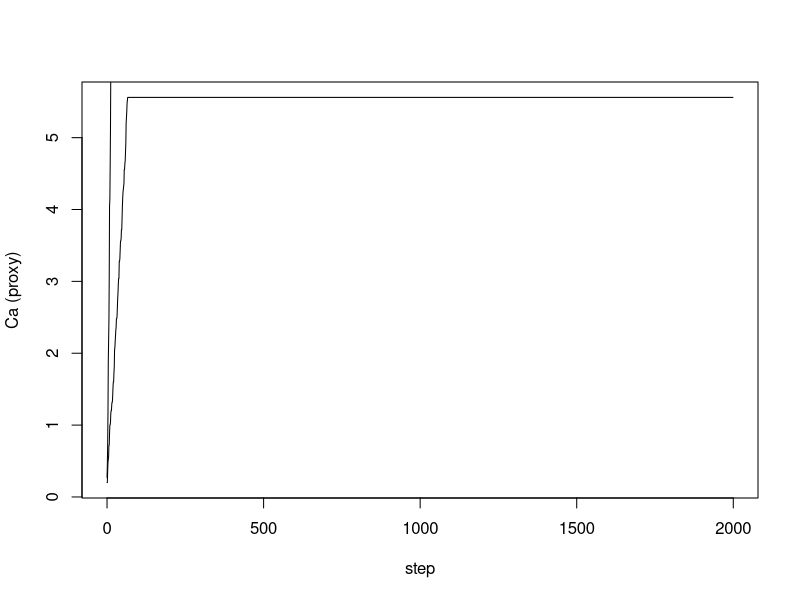
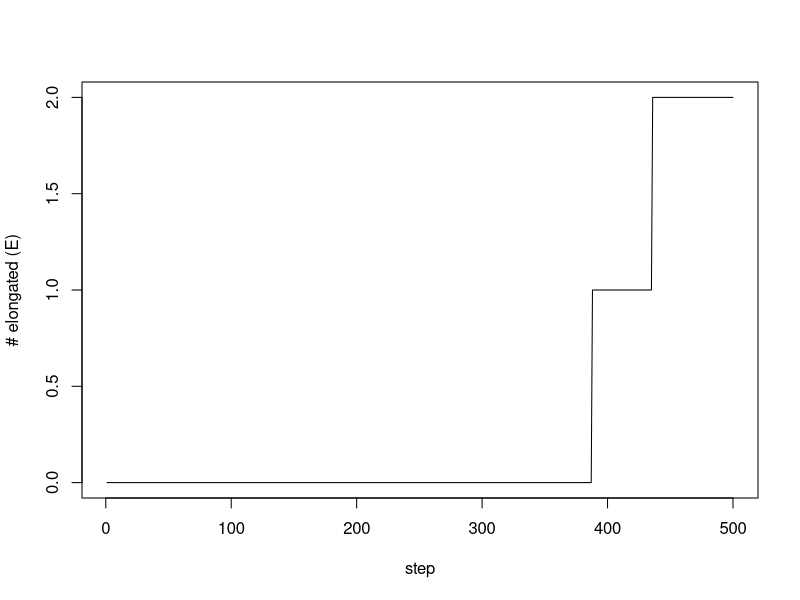
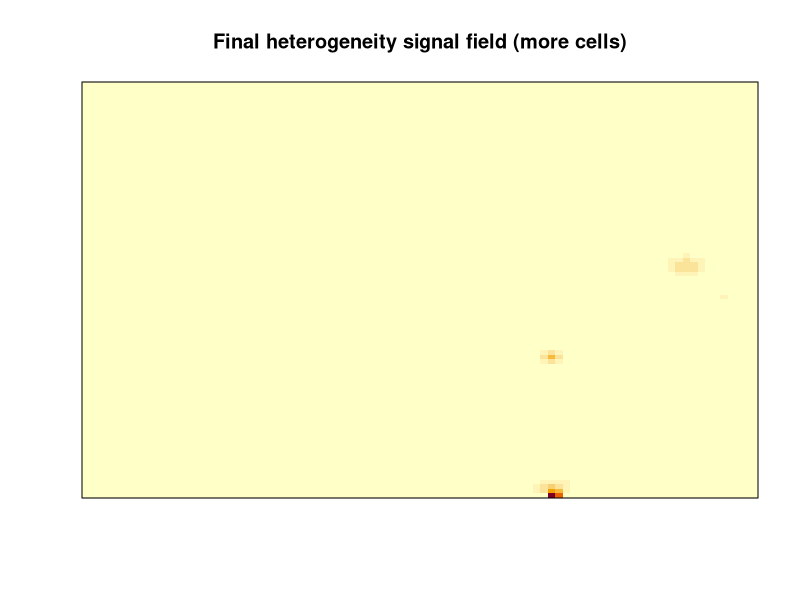
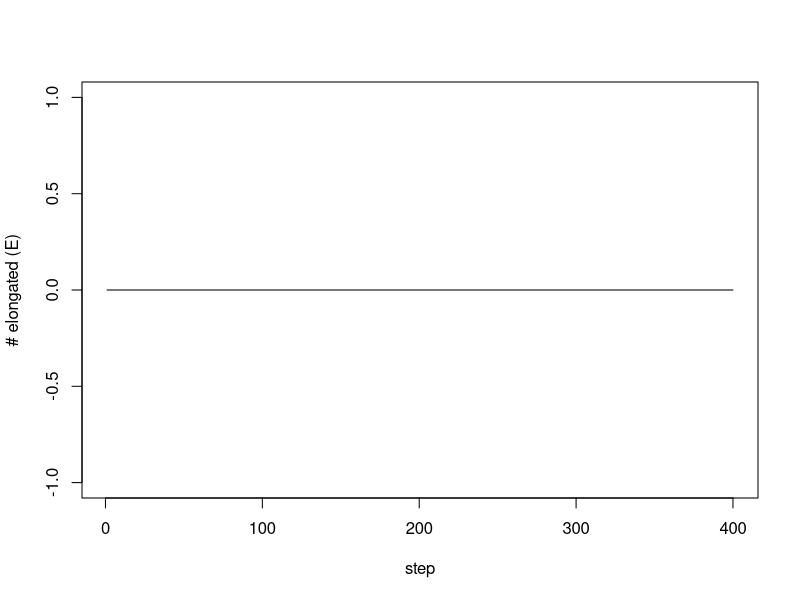
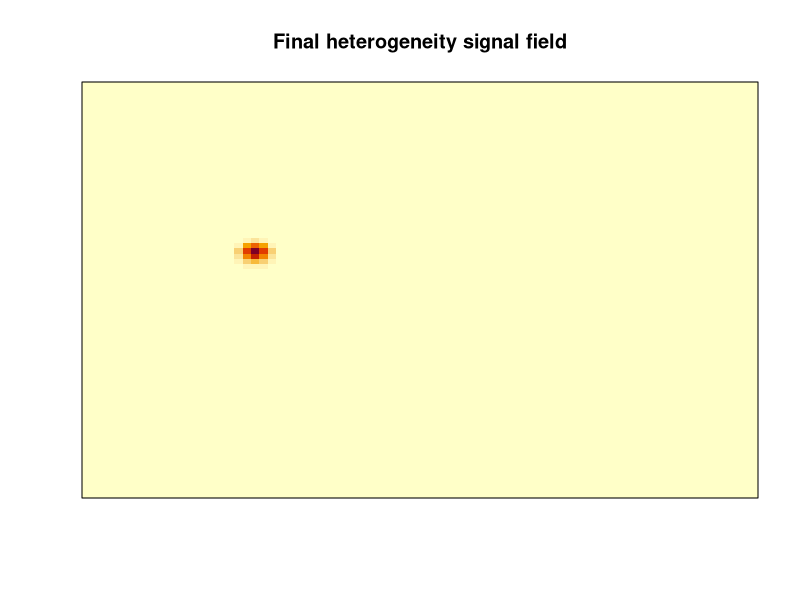
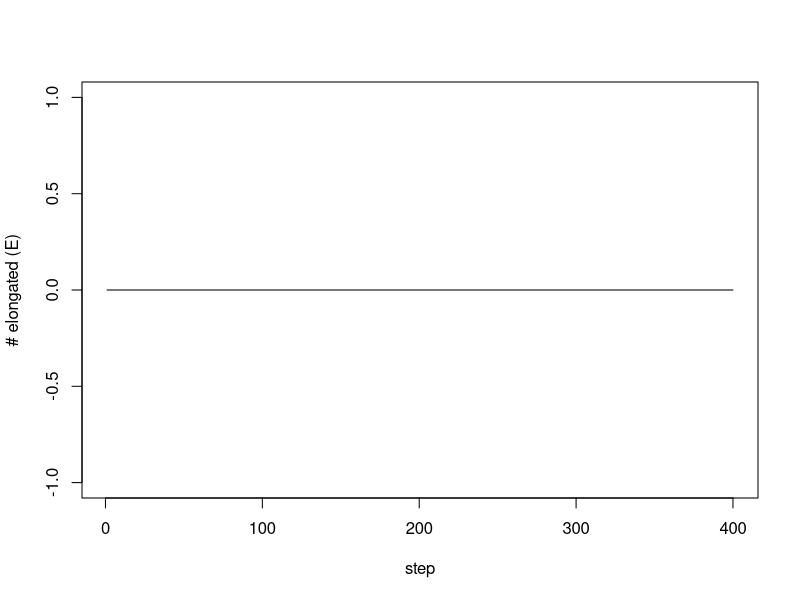
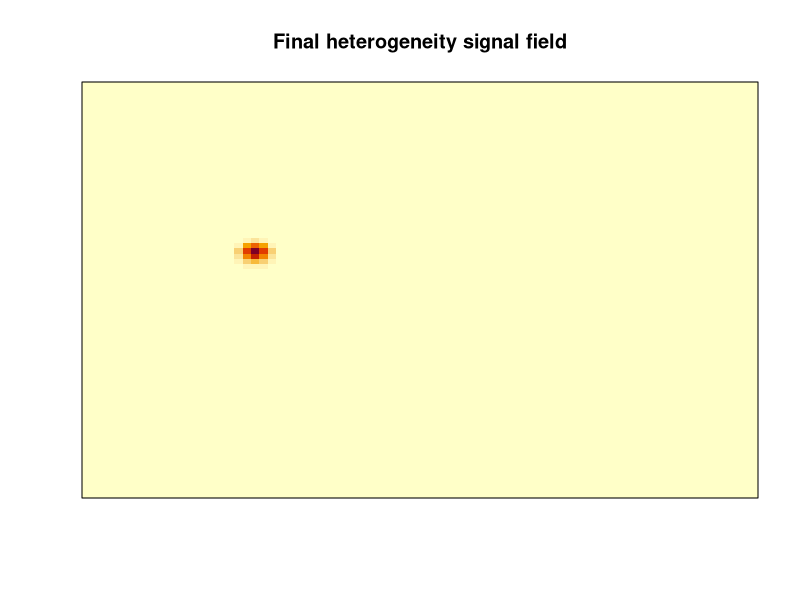
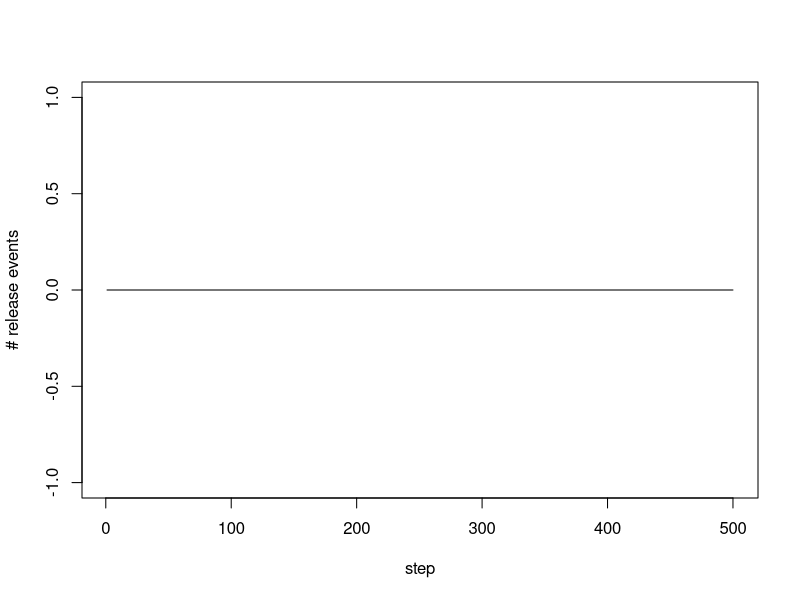

Reproduce these figures in R, in order.
set.seed(1)

### 1) Parametreler (kolay ayarlanır)
grid_size <- 100
num_steps <- 2000
n_lys <- 300

# Bölgeler
nucleus_region <- c(40, 60, 40, 60)      # x1,x2,y1,y2
boundary_size <- 12                      # perifer tanımı (plazma membrana yakın)

# Koşullar: ND, ND+Baf gibi "durumlar" için parametre seti
params <- list(
  ND = list(
    p_alk_base = 0.15,     # alkalin lizozom olma baz olasılığı
    ca_gain = 0.04,        # exocytosis olunca Ca artışı
    p_exo_base = 0.002,    # baz exocytosis
    fao = 0.45             # hayatta kalma/enerji (0-1)
  ),
  ND_Baf = list(
    p_alk_base = 0.55,
    ca_gain = 0.09,
    p_exo_base = 0.010,
    fao = 0.60
  )
)

# Fenotip eşikleri
exo_threshold_for_elong <- 25   # total exocytosis eşiği
ca_threshold_for_elong  <- 1.5  # Ca birikim eşiği
death_prob_base <- 0.0005       # baz ölüm olasılığı (zaman adımı başına)

### 2) Bölge kontrol fonksiyonları
is_in_rect <- function(x, y, r) r[1] <= x && x < r[2] && r[3] <= y && y < r[4]

is_peripheral <- function(x, y, grid_size, boundary_size) {
  (x < boundary_size) || (x >= grid_size - boundary_size) ||
    (y < boundary_size) || (y >= grid_size - boundary_size)
}

### 3) Lizozomları başlat
# positions: 0-based (x,y)
pos <- cbind(
  sample.int(grid_size, n_lys, replace = TRUE) - 1,
  sample.int(grid_size, n_lys, replace = TRUE) - 1
)
colnames(pos) <- c("x","y")

# Lizozom tipi: 1=alkalin, 0=asidik (başlangıç)
alk <- rbinom(n_lys, 1, prob = 0.2)

### 4) Basit diffusion (nükleus bölgesinde kalma eğilimi gibi ekstra kurallar eklenebilir)
move_lysosomes <- function(pos, grid_size) {
  for (i in seq_len(nrow(pos))) {
    dir <- sample(c("up","down","left","right"), 1)
    x <- pos[i,1]; y <- pos[i,2]
    if (dir == "up" && x > 0) x <- x - 1
    if (dir == "down" && x < grid_size-1) x <- x + 1
    if (dir == "left" && y > 0) y <- y - 1
    if (dir == "right" && y < grid_size-1) y <- y + 1
    pos[i,] <- c(x,y)
  }
  pos
}

### 5) Tek koşul simülatörü (ND veya ND_Baf)
simulate_condition <- function(cond_name, params, pos0, alk0) {
  p <- params[[cond_name]]
  
  pos <- pos0
  alk <- alk0
  
  # hücre-düzeyi değişkenler
  Ca <- 0
  total_exo <- 0
  phenotype <- "rounded"   # rounded / elongated / dead
  
  # kayıt
  traj <- data.frame(step=integer(), Ca=double(), exo=integer(),
                     phen=character(), frac_periph_lys=double(),
                     frac_alk=double(), stringsAsFactors = FALSE)
  
  for (step in 0:(num_steps-1)) {
    
    if (phenotype == "dead") {
      traj <- rbind(traj, data.frame(step=step, Ca=Ca, exo=total_exo,
                                     phen=phenotype, frac_periph_lys=NA,
                                     frac_alk=mean(alk), stringsAsFactors=FALSE))
      next
    }
    
    # hareket
    pos <- move_lysosomes(pos, grid_size)
    
    # Koşula göre alkalinleşme (çok basit: her adımda küçük bir "flip" ihtimali)
    # ND+Baf: alk olma olasılığı daha yüksek
    flip_to_alk <- runif(n_lys) < (p$p_alk_base * 0.002)
    alk[flip_to_alk] <- 1
    
    # periferik lizozomlar
    periph <- mapply(is_peripheral, pos[,1], pos[,2],
                     MoreArgs=list(grid_size=grid_size, boundary_size=boundary_size))
    
    # exocytosis olasılığı: perifer + alkalin + baz
    # (istersen nucleus uzaklığı / LAMP1 protrusion vs eklenir)
    p_exo <- p$p_exo_base +
      0.03 * (periph & alk==1) +   # ana mekanizma
      0.005 * (periph & alk==0)
    
    # exocytosis olayları
    exo_events <- rbinom(n_lys, 1, prob = pmin(p_exo, 0.9))
    exo_count <- sum(exo_events)
    
    total_exo <- total_exo + exo_count
    Ca <- Ca + exo_count * p$ca_gain
    
    # FAO düşükse ölüm olasılığı artar (çok basit)
    p_death <- death_prob_base + (1 - p$fao) * 0.002
    if (runif(1) < p_death) phenotype <- "dead"
    
    # Elongation kararı (eşik tabanlı)
    if (phenotype != "dead") {
      if (total_exo >= exo_threshold_for_elong && Ca >= ca_threshold_for_elong) {
        phenotype <- "elongated"
      }
    }
    
    traj <- rbind(traj, data.frame(
      step = step,
      Ca = Ca,
      exo = total_exo,
      phen = phenotype,
      frac_periph_lys = mean(periph),
      frac_alk = mean(alk),
      stringsAsFactors = FALSE
    ))
    
    # elongated olduktan sonra istersen kır:
    # if (phenotype == "elongated") break
  }
  
  list(traj=traj, final=list(Ca=Ca, exo=total_exo, phen=phenotype))
}

### 6) Koşulları çalıştır
res_ND     <- simulate_condition("ND", params, pos, alk)
res_ND_Baf <- simulate_condition("ND_Baf", params, pos, alk)

### 7) Hızlı özet + basit plot
cat("ND final phenotype:", res_ND$final$phen, "| exo:", res_ND$final$exo, "| Ca:", round(res_ND$final$Ca,2), "\n")
cat("ND+Baf final phenotype:", res_ND_Baf$final$phen, "| exo:", res_ND_Baf$final$exo, "| Ca:", round(res_ND_Baf$final$Ca,2), "\n")

# Ca traj plot
plot(res_ND$traj$step, res_ND$traj$Ca, type="l", xlab="step", ylab="Ca (proxy)")
lines(res_ND_Baf$traj$step, res_ND_Baf$traj$Ca)

# phenotype zaman içinde (basit)
table(res_ND$traj$phen)
table(res_ND_Baf$traj$phen)
###coklu hucreyle
## Same model, more cells + a few tweaks to get multiple hotspots
set.seed(2)

## 1) Parameters
G <- 90                 # tissue grid size
N <- 220                # <-- more cells
Tmax <- 500

p_move_E <- 0.55
p_move_R <- 0.10

boundary_size <- 12

p_alk_base <- 0.01
boost_edge <- 0.06
boost_contact <- 0.10     # slightly higher -> more emission

p_emit_if_edge_alk_contact <- 0.45  # slightly higher -> more hotspots
signal_decay <- 0.93
signal_diffuse <- 0.18

E_threshold <- 1.0        # slightly lower -> easier R->E
D_prob_base <- 0.001

## 2) Helpers
clip <- function(x, lo=0, hi=G-1) pmax(lo, pmin(hi, x))
nbr4 <- function(x,y) rbind(c(x-1,y), c(x+1,y), c(x,y-1), c(x,y+1))

is_peripheral <- function(x, y, G, b) {
  (x < b) || (x >= G - b) || (y < b) || (y >= G - b)
}

## 3) Init agents
agents <- data.frame(
  id = 1:N,
  x = sample(0:(G-1), N, TRUE),
  y = sample(0:(G-1), N, TRUE),
  state = rep("R", N),
  stringsAsFactors = FALSE
)

H <- matrix(0, nrow=G, ncol=G)

## 4) Contact check
has_contact <- function(ax, ay, others){
  nb <- nbr4(ax, ay)
  for(k in 1:nrow(nb)){
    if(any(others$x == nb[k,1] & others$y == nb[k,2])) return(TRUE)
  }
  FALSE
}

## 5) Edge-alk draw (summary proxy)
draw_edge_alk <- function(in_contact){
  p <- p_alk_base + boost_edge + if(in_contact) boost_contact else 0
  runif(1) < pmin(p, 0.95)
}

## 6) Signal update
update_signal_field <- function(H){
  H <- H * signal_decay
  Hnew <- H
  for(i in 2:(G-1)){
    for(j in 2:(G-1)){
      lap <- (H[i-1,j] + H[i+1,j] + H[i,j-1] + H[i,j+1] - 4*H[i,j])
      Hnew[i,j] <- H[i,j] + signal_diffuse * lap
    }
  }
  Hnew
}

## 7) Movement
move_agent <- function(x,y,state,H){
  if(state=="D") return(c(x,y))
  p_move <- if(state=="E") p_move_E else p_move_R
  if(runif(1) > p_move) return(c(x,y))
  
  nb <- nbr4(x,y)
  nb[,1] <- clip(nb[,1]); nb[,2] <- clip(nb[,2])
  
  if(state=="E"){
    vals <- mapply(function(xx,yy) H[xx+1,yy+1], nb[,1], nb[,2])
    nb[which.max(vals), ]
  } else {
    nb[sample(1:4,1), ]
  }
}

## 8) Run
log_df <- data.frame(step=integer(), nR=integer(), nE=integer(), nD=integer())

for(t in 1:Tmax){
  
  alive <- agents[agents$state!="D", ]
  
  ## emissions
  for(i in 1:nrow(alive)){
    id <- alive$id[i]
    ax <- alive$x[i]; ay <- alive$y[i]
    others <- alive[alive$id!=id, ]
    
    in_contact <- has_contact(ax, ay, others)
    edge_alk <- draw_edge_alk(in_contact)
    
    # also allow peripheral bias at tissue boundary (optional)
    periph_tissue <- is_peripheral(ax, ay, G, boundary_size)
    
    if(edge_alk && in_contact && runif(1) < p_emit_if_edge_alk_contact){
      H[ax+1, ay+1] <- H[ax+1, ay+1] + 0.55
      if(periph_tissue) H[ax+1, ay+1] <- H[ax+1, ay+1] + 0.15
    }
  }
  
  H <- update_signal_field(H)
  
  ## transitions
  for(i in 1:N){
    if(agents$state[i]=="D") next
    ax <- agents$x[i]; ay <- agents$y[i]
    localH <- H[ax+1, ay+1]
    
    if(runif(1) < D_prob_base){
      agents$state[i] <- "D"; next
    }
    if(agents$state[i]=="R" && localH >= E_threshold) agents$state[i] <- "E"
  }
  
  ## movement with collision avoidance
  for(i in 1:N){
    if(agents$state[i]=="D") next
    newxy <- move_agent(agents$x[i], agents$y[i], agents$state[i], H)
    
    occ <- agents$state!="D"
    if(!any(agents$x[occ]==newxy[1] & agents$y[occ]==newxy[2])){
      agents$x[i] <- newxy[1]; agents$y[i] <- newxy[2]
    }
  }
  
  log_df <- rbind(log_df, data.frame(
    step=t,
    nR=sum(agents$state=="R"),
    nE=sum(agents$state=="E"),
    nD=sum(agents$state=="D")
  ))
}

## 9) Plots
plot(log_df$step, log_df$nE, type="l", xlab="step", ylab="# elongated (E)")

image(t(H[nrow(H):1, ]), axes=FALSE, main="Final heterogeneity signal field (more cells)")
box()


#1 hucre
## 0) MINIMAL grid-based ABM (single-cell + population) — sequential script
set.seed(1)

## 1) Parameters
G <- 80                 # tissue grid size (GxG)
N <- 60                 # number of cells (agents)
Tmax <- 400             # steps

p_move_E <- 0.55        # move prob if elongated
p_move_R <- 0.10        # move prob if rounded

# "edge" inside a cell (how many tiles from cell center count as "edge")
cell_radius <- 3
edge_band <- 1

# alkalinization baseline + boosts
p_alk_base <- 0.01
boost_edge <- 0.06
boost_contact <- 0.08

# heterogeneity signal creation
p_emit_if_edge_alk_contact <- 0.35
signal_decay <- 0.92
signal_diffuse <- 0.15

# phenotype transitions
E_threshold <- 1.2      # if local signal exceeds -> R->E
D_prob_base <- 0.001

## 2) Helpers: bounds + neighborhood
clip <- function(x, lo=0, hi=G-1) pmax(lo, pmin(hi, x))

nbr4 <- function(x,y){
  rbind(c(x-1,y), c(x+1,y), c(x,y-1), c(x,y+1))
}

## 3) Initialize population (agent positions, states)
agents <- data.frame(
  id = 1:N,
  x = sample(0:(G-1), N, TRUE),
  y = sample(0:(G-1), N, TRUE),
  state = rep("R", N),          # R, E, D
  stringsAsFactors = FALSE
)

# tissue-level signal field H(x,y)
H <- matrix(0, nrow=G, ncol=G)

## 4) Contact map (cell-cell contact if any other cell in 4-neighborhood)
has_contact <- function(ax, ay, agents_alive){
  nb <- nbr4(ax, ay)
  for(k in 1:nrow(nb)){
    if(any(agents_alive$x == nb[k,1] & agents_alive$y == nb[k,2])) return(TRUE)
  }
  FALSE
}

## 5) Single-cell internal "mini-grid" (lysosome edge alkalinization proxy)
# We don't simulate each lysosome; we simulate a probability summary:
# edge_alk = TRUE/FALSE each time step per cell, driven by edge bias + contact bias.
draw_edge_alk <- function(in_contact){
  p <- p_alk_base + boost_edge + if(in_contact) boost_contact else 0
  runif(1) < pmin(p, 0.95)
}

## 6) Signal diffusion + decay on tissue grid
update_signal_field <- function(H){
  H <- H * signal_decay
  # simple 4-neighbor diffusion
  Hnew <- H
  for(i in 2:(G-1)){
    for(j in 2:(G-1)){
      lap <- (H[i-1,j] + H[i+1,j] + H[i,j-1] + H[i,j+1] - 4*H[i,j])
      Hnew[i,j] <- H[i,j] + signal_diffuse * lap
    }
  }
  Hnew
}

## 7) Movement rule (directional bias for E, random for R)
move_agent <- function(x,y, state, H){
  if(state == "D") return(c(x,y))
  p_move <- if(state == "E") p_move_E else p_move_R
  if(runif(1) > p_move) return(c(x,y))
  
  nb <- nbr4(x,y)
  nb[,1] <- clip(nb[,1]); nb[,2] <- clip(nb[,2])
  
  # choose move:
  if(state == "E"){
    # move up gradient of signal (chemotaxis-like)
    vals <- mapply(function(xx,yy) H[xx+1, yy+1], nb[,1], nb[,2])
    nb[which.max(vals), ]
  } else {
    # random walk
    nb[sample(1:4,1), ]
  }
}

## 8) Simulation loop
log_df <- data.frame(step=integer(), nR=integer(), nE=integer(), nD=integer())

for(t in 1:Tmax){
  
  # a) alive agents snapshot
  alive <- agents[agents$state != "D", ]
  
  # b) per-agent contact + alkalinization + signal emission
  for(i in 1:nrow(alive)){
    id <- alive$id[i]
    ax <- alive$x[i]; ay <- alive$y[i]
    
    in_contact <- has_contact(ax, ay, alive[alive$id != id, ])
    edge_alk <- draw_edge_alk(in_contact)
    
    # emit heterogeneity signal if edge alkalinization + contact
    if(edge_alk && in_contact && runif(1) < p_emit_if_edge_alk_contact){
      H[ax+1, ay+1] <- H[ax+1, ay+1] + 0.6
    }
  }
  
  # c) update signal field (decay + diffuse)
  H <- update_signal_field(H)
  
  # d) phenotype transitions + death
  for(i in 1:N){
    if(agents$state[i] == "D") next
    
    ax <- agents$x[i]; ay <- agents$y[i]
    localH <- H[ax+1, ay+1]
    
    # death (can be made condition-dependent)
    if(runif(1) < D_prob_base){
      agents$state[i] <- "D"
      next
    }
    
    # R -> E if signal threshold reached
    if(agents$state[i] == "R" && localH >= E_threshold){
      agents$state[i] <- "E"
    }
  }
  
  # e) movement (avoid collisions: simple sequential update)
  for(i in 1:N){
    if(agents$state[i] == "D") next
    newxy <- move_agent(agents$x[i], agents$y[i], agents$state[i], H)
    
    # collision check: keep if target empty (by alive cells)
    occ <- agents$state != "D"
    if(!any(agents$x[occ] == newxy[1] & agents$y[occ] == newxy[2])){
      agents$x[i] <- newxy[1]
      agents$y[i] <- newxy[2]
    }
  }
  
  # f) log
  log_df <- rbind(log_df, data.frame(
    step=t,
    nR=sum(agents$state=="R"),
    nE=sum(agents$state=="E"),
    nD=sum(agents$state=="D")
  ))
}

## 9) Minimal outputs
print(tail(log_df, 5))

plot(log_df$step, log_df$nE, type="l", xlab="step", ylab="# elongated (E)")

# Optional: visualize final signal field
image(t(H[nrow(H):1, ]), axes=FALSE, main="Final heterogeneity signal field")
box()


#####1 cell
## 0) MINIMAL grid-based ABM (single-cell + population) — sequential script
set.seed(1)

## 1) Parameters
G <- 80                 # tissue grid size (GxG)
N <- 60                 # number of cells (agents)
Tmax <- 400             # steps

p_move_E <- 0.55        # move prob if elongated
p_move_R <- 0.10        # move prob if rounded

# "edge" inside a cell (how many tiles from cell center count as "edge")
cell_radius <- 3
edge_band <- 1

# alkalinization baseline + boosts
p_alk_base <- 0.01
boost_edge <- 0.06
boost_contact <- 0.08

# heterogeneity signal creation
p_emit_if_edge_alk_contact <- 0.35
signal_decay <- 0.92
signal_diffuse <- 0.15

# phenotype transitions
E_threshold <- 1.2      # if local signal exceeds -> R->E
D_prob_base <- 0.001

## 2) Helpers: bounds + neighborhood
clip <- function(x, lo=0, hi=G-1) pmax(lo, pmin(hi, x))

nbr4 <- function(x,y){
  rbind(c(x-1,y), c(x+1,y), c(x,y-1), c(x,y+1))
}

## 3) Initialize population (agent positions, states)
agents <- data.frame(
  id = 1:N,
  x = sample(0:(G-1), N, TRUE),
  y = sample(0:(G-1), N, TRUE),
  state = rep("R", N),          # R, E, D
  stringsAsFactors = FALSE
)

# tissue-level signal field H(x,y)
H <- matrix(0, nrow=G, ncol=G)

## 4) Contact map (cell-cell contact if any other cell in 4-neighborhood)
has_contact <- function(ax, ay, agents_alive){
  nb <- nbr4(ax, ay)
  for(k in 1:nrow(nb)){
    if(any(agents_alive$x == nb[k,1] & agents_alive$y == nb[k,2])) return(TRUE)
  }
  FALSE
}

## 5) Single-cell internal "mini-grid" (lysosome edge alkalinization proxy)
# We don't simulate each lysosome; we simulate a probability summary:
# edge_alk = TRUE/FALSE each time step per cell, driven by edge bias + contact bias.
draw_edge_alk <- function(in_contact){
  p <- p_alk_base + boost_edge + if(in_contact) boost_contact else 0
  runif(1) < pmin(p, 0.95)
}

## 6) Signal diffusion + decay on tissue grid
update_signal_field <- function(H){
  H <- H * signal_decay
  # simple 4-neighbor diffusion
  Hnew <- H
  for(i in 2:(G-1)){
    for(j in 2:(G-1)){
      lap <- (H[i-1,j] + H[i+1,j] + H[i,j-1] + H[i,j+1] - 4*H[i,j])
      Hnew[i,j] <- H[i,j] + signal_diffuse * lap
    }
  }
  Hnew
}

## 7) Movement rule (directional bias for E, random for R)
move_agent <- function(x,y, state, H){
  if(state == "D") return(c(x,y))
  p_move <- if(state == "E") p_move_E else p_move_R
  if(runif(1) > p_move) return(c(x,y))
  
  nb <- nbr4(x,y)
  nb[,1] <- clip(nb[,1]); nb[,2] <- clip(nb[,2])
  
  # choose move:
  if(state == "E"){
    # move up gradient of signal (chemotaxis-like)
    vals <- mapply(function(xx,yy) H[xx+1, yy+1], nb[,1], nb[,2])
    nb[which.max(vals), ]
  } else {
    # random walk
    nb[sample(1:4,1), ]
  }
}

## 8) Simulation loop
log_df <- data.frame(step=integer(), nR=integer(), nE=integer(), nD=integer())

for(t in 1:Tmax){
  
  # a) alive agents snapshot
  alive <- agents[agents$state != "D", ]
  
  # b) per-agent contact + alkalinization + signal emission
  for(i in 1:nrow(alive)){
    id <- alive$id[i]
    ax <- alive$x[i]; ay <- alive$y[i]
    
    in_contact <- has_contact(ax, ay, alive[alive$id != id, ])
    edge_alk <- draw_edge_alk(in_contact)
    
    # emit heterogeneity signal if edge alkalinization + contact
    if(edge_alk && in_contact && runif(1) < p_emit_if_edge_alk_contact){
      H[ax+1, ay+1] <- H[ax+1, ay+1] + 0.6
    }
  }
  
  # c) update signal field (decay + diffuse)
  H <- update_signal_field(H)
  
  # d) phenotype transitions + death
  for(i in 1:N){
    if(agents$state[i] == "D") next
    
    ax <- agents$x[i]; ay <- agents$y[i]
    localH <- H[ax+1, ay+1]
    
    # death (can be made condition-dependent)
    if(runif(1) < D_prob_base){
      agents$state[i] <- "D"
      next
    }
    
    # R -> E if signal threshold reached
    if(agents$state[i] == "R" && localH >= E_threshold){
      agents$state[i] <- "E"
    }
  }
  
  # e) movement (avoid collisions: simple sequential update)
  for(i in 1:N){
    if(agents$state[i] == "D") next
    newxy <- move_agent(agents$x[i], agents$y[i], agents$state[i], H)
    
    # collision check: keep if target empty (by alive cells)
    occ <- agents$state != "D"
    if(!any(agents$x[occ] == newxy[1] & agents$y[occ] == newxy[2])){
      agents$x[i] <- newxy[1]
      agents$y[i] <- newxy[2]
    }
  }
  
  # f) log
  log_df <- rbind(log_df, data.frame(
    step=t,
    nR=sum(agents$state=="R"),
    nE=sum(agents$state=="E"),
    nD=sum(agents$state=="D")
  ))
}

## 9) Minimal outputs
print(tail(log_df, 5))

plot(log_df$step, log_df$nE, type="l", xlab="step", ylab="# elongated (E)")

# Optional: visualize final signal field
image(t(H[nrow(H):1, ]), axes=FALSE, main="Final heterogeneity signal field")
box()

### baska
## Grid-based ABM — full script
## Goal: each cell checks its 8-neighborhood; if ~4 neighbors are occupied (contact)
## and ~4 are empty (free space), it emits a "release/heterogeneity" signal preferentially
## toward the empty side.

set.seed(3)

### 1) Parameters
G <- 90          # grid size (GxG)
N <- 160         # number of cells
Tmax <- 500      # simulation steps

# movement
p_move_R <- 0.10
p_move_E <- 0.55

# signal field dynamics
signal_decay   <- 0.96
signal_diffuse <- 0.10

# release (heterogeneity) signal
release_amount <- 0.8
p_release_base <- 0.05     # baseline when condition is met
p_release_slope <- 0.07    # increases with empty-neighbor count beyond 4

# phenotype transitions
E_threshold <- 1.2
D_prob_base <- 0.001

### 2) Helpers
clip <- function(x, lo=0, hi=G-1) pmax(lo, pmin(hi, x))

nbr8 <- function(x,y){
  rbind(
    c(x-1,y), c(x+1,y), c(x,y-1), c(x,y+1),
    c(x-1,y-1), c(x-1,y+1), c(x+1,y-1), c(x+1,y+1)
  )
}

### 3) Initialize agents
agents <- data.frame(
  id = 1:N,
  x = sample(0:(G-1), N, TRUE),
  y = sample(0:(G-1), N, TRUE),
  state = rep("R", N),   # R, E, D
  stringsAsFactors = FALSE
)

# signal field H(x,y)
H <- matrix(0, nrow=G, ncol=G)

### 4) Occupancy utility
is_occupied <- function(xx, yy, others){
  any(others$x == xx & others$y == yy)
}

### 5) Count empty/occupied neighbors and find an "empty direction"
neighbor_stats <- function(ax, ay, others){
  nb <- nbr8(ax, ay)
  nb[,1] <- clip(nb[,1]); nb[,2] <- clip(nb[,2])
  
  occ <- apply(nb, 1, function(v) is_occupied(v[1], v[2], others))
  empty <- !occ
  
  list(
    nb = nb,
    empty_idx = which(empty),
    occ_idx   = which(occ),
    n_empty = sum(empty),
    n_occ   = sum(occ)
  )
}

# choose one empty neighbor location to deposit release signal (toward free space)
pick_empty_target <- function(stats){
  if(length(stats$empty_idx) == 0) return(NULL)
  stats$nb[sample(stats$empty_idx, 1), , drop=FALSE]
}

### 6) Signal update (decay + diffusion)
update_signal_field <- function(H){
  H <- H * signal_decay
  Hnew <- H
  for(i in 2:(G-1)){
    for(j in 2:(G-1)){
      lap <- (H[i-1,j] + H[i+1,j] + H[i,j-1] + H[i,j+1] - 4*H[i,j])
      Hnew[i,j] <- H[i,j] + signal_diffuse * lap
    }
  }
  Hnew
}

### 7) Movement rule
nbr4 <- function(x,y) rbind(c(x-1,y), c(x+1,y), c(x,y-1), c(x,y+1))

move_agent <- function(x,y,state,H){
  if(state=="D") return(c(x,y))
  p_move <- if(state=="E") p_move_E else p_move_R
  if(runif(1) > p_move) return(c(x,y))
  
  nb <- nbr4(x,y)
  nb[,1] <- clip(nb[,1]); nb[,2] <- clip(nb[,2])
  
  if(state=="E"){
    vals <- mapply(function(xx,yy) H[xx+1, yy+1], nb[,1], nb[,2])
    nb[which.max(vals), ]
  } else {
    nb[sample(1:4, 1), ]
  }
}

### 8) Main loop
log_df <- data.frame(step=integer(), nR=integer(), nE=integer(), nD=integer(),
                     releases=integer())

for(t in 1:Tmax){
  
  alive <- agents[agents$state!="D", ]
  
  ## A) RELEASE events driven by 4-contact / 4-free-space idea
  release_count <- 0
  
  for(i in 1:nrow(alive)){
    id <- alive$id[i]
    ax <- alive$x[i]; ay <- alive$y[i]
    others <- alive[alive$id != id, ]
    
    st <- neighbor_stats(ax, ay, others)
    
    # "4 with contact, 4 empty" approx: require >=4 occupied AND >=4 empty
    if(st$n_occ >= 4 && st$n_empty >= 4){
      
      # probability increases with how "open" the neighborhood is beyond 4 empties
      p_rel <- p_release_base + p_release_slope * (st$n_empty - 4)
      p_rel <- pmin(p_rel, 0.95)
      
      if(runif(1) < p_rel){
        target <- pick_empty_target(st)
        if(!is.null(target)){
          tx <- target[1,1]; ty <- target[1,2]
          H[tx+1, ty+1] <- H[tx+1, ty+1] + release_amount
          release_count <- release_count + 1
        }
      }
    }
  }
  
  ## B) Update signal field
  H <- update_signal_field(H)
  
  ## C) Phenotype transitions + death
  for(i in 1:N){
    if(agents$state[i]=="D") next
    ax <- agents$x[i]; ay <- agents$y[i]
    localH <- H[ax+1, ay+1]
    
    if(runif(1) < D_prob_base){
      agents$state[i] <- "D"
      next
    }
    if(agents$state[i]=="R" && localH >= E_threshold){
      agents$state[i] <- "E"
    }
  }
  
  ## D) Movement with collision avoidance
  for(i in 1:N){
    if(agents$state[i]=="D") next
    newxy <- move_agent(agents$x[i], agents$y[i], agents$state[i], H)
    
    occ <- agents$state!="D"
    if(!any(agents$x[occ]==newxy[1] & agents$y[occ]==newxy[2])){
      agents$x[i] <- newxy[1]
      agents$y[i] <- newxy[2]
    }
  }
  
  ## E) Log
  log_df <- rbind(log_df, data.frame(
    step=t,
    nR=sum(agents$state=="R"),
    nE=sum(agents$state=="E"),
    nD=sum(agents$state=="D"),
    releases=release_count
  ))
}

### 9) Outputs
print(tail(log_df, 6))

plot(log_df$step, log_df$releases, type="l", xlab="step", ylab="# release events")

plot(log_df$step, log_df$nE, type="l", xlab="step", ylab="# elongated (E)")

image(t(H[nrow(H):1, ]), axes=FALSE, main="Final heterogeneity/release signal field")
box()



###
### MULTI-CELL ABM — MORE RED HOTSPOTS VERSION
set.seed(2)

## 1) Parameters
G <- 90
N <- 220
Tmax <- 500

p_move_E <- 0.55
p_move_R <- 0.10

boundary_size <- 12

# ↑ daha fazla olay
p_alk_base <- 0.02
boost_edge <- 0.10
boost_contact <- 0.15

# ↑ emission sıklığı
p_emit_if_edge_alk_contact <- 0.70

# ↓ sönüm, ↓ yayılma → lokal kırmızı
signal_decay <- 0.96
signal_diffuse <- 0.07

# elongation kolaylaşsın
E_threshold <- 0.8
D_prob_base <- 0.001

## 2) Helpers
clip <- function(x, lo=0, hi=G-1) pmax(lo, pmin(hi, x))
nbr4 <- function(x,y) rbind(c(x-1,y), c(x+1,y), c(x,y-1), c(x,y+1))

is_peripheral <- function(x, y, G, b) {
  (x < b) || (x >= G - b) || (y < b) || (y >= G - b)
}

## 3) Init agents
agents <- data.frame(
  id = 1:N,
  x = sample(0:(G-1), N, TRUE),
  y = sample(0:(G-1), N, TRUE),
  state = rep("R", N),
  stringsAsFactors = FALSE
)

H <- matrix(0, nrow=G, ncol=G)

## 4) Contact check
has_contact <- function(ax, ay, others){
  nb <- nbr4(ax, ay)
  for(k in 1:nrow(nb)){
    if(any(others$x == nb[k,1] & others$y == nb[k,2])) return(TRUE)
  }
  FALSE
}

## 5) Edge-alk draw
draw_edge_alk <- function(in_contact){
  p <- p_alk_base + boost_edge + if(in_contact) boost_contact else 0
  runif(1) < pmin(p, 0.98)
}

## 6) Signal update
update_signal_field <- function(H){
  H <- H * signal_decay
  Hnew <- H
  for(i in 2:(G-1)){
    for(j in 2:(G-1)){
      lap <- (H[i-1,j] + H[i+1,j] + H[i,j-1] + H[i,j+1] - 4*H[i,j])
      Hnew[i,j] <- H[i,j] + signal_diffuse * lap
    }
  }
  Hnew
}

## 7) Movement
move_agent <- function(x,y,state,H){
  if(state=="D") return(c(x,y))
  p_move <- if(state=="E") p_move_E else p_move_R
  if(runif(1) > p_move) return(c(x,y))
  
  nb <- nbr4(x,y)
  nb[,1] <- clip(nb[,1]); nb[,2] <- clip(nb[,2])
  
  if(state=="E"){
    vals <- mapply(function(xx,yy) H[xx+1,yy+1], nb[,1], nb[,2])
    nb[which.max(vals), ]
  } else {
    nb[sample(1:4,1), ]
  }
}

## 8) Simulation
log_df <- data.frame(step=integer(), nR=integer(), nE=integer(), nD=integer())

for(t in 1:Tmax){
  
  alive <- agents[agents$state!="D", ]
  
  ## EMISSION
  for(i in 1:nrow(alive)){
    ax <- alive$x[i]; ay <- alive$y[i]
    others <- alive[-i, ]
    
    in_contact <- has_contact(ax, ay, others)
    edge_alk <- draw_edge_alk(in_contact)
    periph <- is_peripheral(ax, ay, G, boundary_size)
    
    if(edge_alk && in_contact && runif(1) < p_emit_if_edge_alk_contact){
      H[ax+1, ay+1] <- H[ax+1, ay+1] + 0.9   # 🔥 daha güçlü sinyal
      if(periph){
        H[ax+1, ay+1] <- H[ax+1, ay+1] + 0.3
      }
    }
  }
  
  H <- update_signal_field(H)
  
  ## STATE TRANSITIONS
  for(i in 1:N){
    if(agents$state[i]=="D") next
    ax <- agents$x[i]; ay <- agents$y[i]
    localH <- H[ax+1, ay+1]
    
    if(runif(1) < D_prob_base){
      agents$state[i] <- "D"; next
    }
    if(agents$state[i]=="R" && localH >= E_threshold){
      agents$state[i] <- "E"
    }
  }
  
  ## MOVE
  for(i in 1:N){
    if(agents$state[i]=="D") next
    newxy <- move_agent(agents$x[i], agents$y[i], agents$state[i], H)
    occ <- agents$state!="D"
    if(!any(agents$x[occ]==newxy[1] & agents$y[occ]==newxy[2])){
      agents$x[i] <- newxy[1]
      agents$y[i] <- newxy[2]
    }
  }
  
  log_df <- rbind(log_df, data.frame(
    step=t,
    nR=sum(agents$state=="R"),
    nE=sum(agents$state=="E"),
    nD=sum(agents$state=="D")
  ))
}

## 9) Plots
plot(log_df$step, log_df$nE, type="l", xlab="step", ylab="# elongated (E)")

image(
  t(H[nrow(H):1, ]),
  axes=FALSE,
  col = colorRampPalette(c("lightyellow","orange","red","darkred"))(50),
  main="Final heterogeneity signal field — enhanced hotspots"
)
box()
